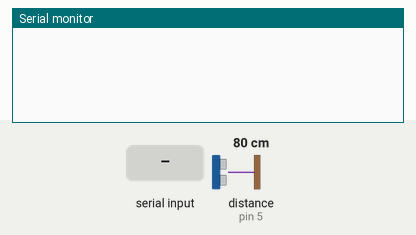
This sketch was run on a simulated Arduino Leonardo, built with avr-gcc and run on an emulated ATmega32U4. Parts: the last lines printed to the serial monitor. Wiring (inferred from the names in the program): ultrasonic range finder: trigger pin 3; echo pin 5. The test bench sets the inputs (shaded band); at power-on: distance to the obstacle (sensor on pin 5) 80 cm. The echo pulse lasts 58.3 µs per cm.

Above: at 1.2 s.
1.3 s: "1" received over the second serial link
At 2.7 s:
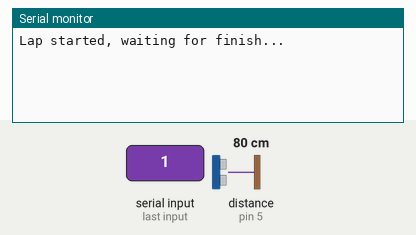
4.3 s: "H" received over the second serial link
At 5.4 s:
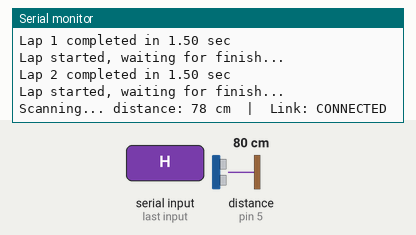
6.5 s: distance to the obstacle (sensor on pin 5) set to 2 cm
At 7.4 s:
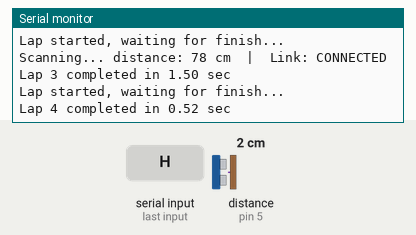
8.0 s: distance to the obstacle (sensor on pin 5) set to 4 cm
At 10.5 s:
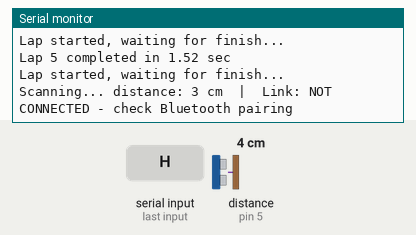
Timing chart, 0 to 12.0 s (numbered marks = the images above; inputs shaded):
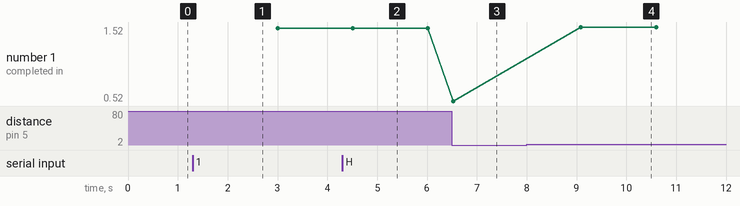

Measured:
- after the input at 1.3 s, the serial monitor: prints a new line after 0.21 s (image 1)
- after the input at 4.3 s, the serial monitor: prints a new line after 0.73 s (image 2)
- after the input at 6.5 s, the serial monitor: prints a new line at once (image 3)
- after the input at 8.0 s, the serial monitor: prints a new line after 2.1 s (image 4)
- plotted number 1: 1.5 → 0.52 after the input at 6.5 s

The sketch:

receiver_arduino.ino
```cpp
//pins get the wins
// RECEIVER (Bluetooth SLAVE) — same HC-05 wiring as the sender
// (VCC->5V, GND->GND, TX->Nano RX0/D0, RX->Nano TX1/D1 through a
// voltage divider). This HC-05 must be AT-command-configured as
// SLAVE and paired with the sender's HC-05 before this sketch runs.
const int trigPin = 3;
const int echoPin = 5;

// variables for duration and distance (I gues)
long duration;
int distanceCm;
// tetting the length like MITES values
const int tooClose = 30;
const int tooFar   = 240;

// lap timer state
bool personAtGate = false;  // stay false until the huzz approach the block
bool waitingForFinish = false; // true from the start signal until the object passes again
int lapNumber = 0;
unsigned long lapStartTime = 0;

// mirrors what digitalRead(signalPin) used to return, now driven by
// bytes arriving over Bluetooth instead of a wire on pin 10
bool signalState = LOW;

// debounce / refractory period so a second foot doesn't retrigger the lap
unsigned long lastTriggerTime = 0;
const unsigned long triggerCooldown = 1500; // ms — tune to your runners' stride time

// debounce for the incoming start signal, so one pulse doesn't get read as several starts
unsigned long lastStartSignalTime = 0;
const unsigned long startSignalCooldown = 1500;

// troubleshooting heartbeat: print a scan reading every 5 sec regardless of laps
unsigned long lastScanPrint = 0;
const unsigned long scanPrintInterval = 5000;

// link heartbeat: tracks whether we're still hearing 'H' bytes over Bluetooth
// (replaces watching the old wired heartbeat pin for state changes)
unsigned long lastHeartbeatChangeTime = 0;
const unsigned long heartbeatTimeout = 3000; // no 'H' in 3 sec = not connected

void setup() {
  pinMode(trigPin, OUTPUT); // Sets the trigPin as an Output
  pinMode(echoPin, INPUT);  // Sets the echoPin as an Input
  Serial1.begin(9600);      // HC-05 (Bluetooth slave), data mode baud
  Serial.begin(9600);       // Starts the serial communication (USB debug)
}

void loop() {
  // Clear the trigPin by setting it LOW:
  digitalWrite(trigPin, LOW);
  delayMicroseconds(2);

  // Trigger the sensor by setting the trigPin HIGH for 10 microseconds:
  digitalWrite(trigPin, HIGH);
  delayMicroseconds(10);
  digitalWrite(trigPin, LOW);

  // Read the echoPin, returns the sound wave travel time in microseconds:
  duration = pulseIn(echoPin, HIGH, 30000); // 30 ms timeout so a missed echo doesn't stall

  // Calculate the distance in centimeters:
  distanceCm = duration * 0.034 / 2;

  // read whatever bytes have come in over Bluetooth this loop
  while (Serial1.available()) {
    char c = Serial1.read();
    if (c == '1') {
      signalState = HIGH;
    } else if (c == '0') {
      signalState = LOW;
    } else if (c == 'H') {
      lastHeartbeatChangeTime = millis();
    }
  }

  // troubleshooting heartbeat: prove the sensor + loop are alive every 5 sec
  if (millis() - lastScanPrint >= scanPrintInterval) {
    lastScanPrint = millis();
    Serial.print("Scanning... distance: ");
    Serial.print(distanceCm);
    Serial.print(" cm  |  Link: ");
    if (millis() - lastHeartbeatChangeTime <= heartbeatTimeout) {
      Serial.println("CONNECTED");
    } else {
      Serial.println("NOT CONNECTED - check Bluetooth pairing");
    }
  }

  // check for the start signal coming in from the sender board
  if (signalState == HIGH) {
    unsigned long now = millis();
    if (now - lastStartSignalTime >= startSignalCooldown) {
      lastStartSignalTime = now;

      // if a lap was already running, this signal closes it out before starting the next one
      if (waitingForFinish) {
        unsigned long lapTime = now - lapStartTime;
        lapNumber++;
        Serial.print("Lap ");
        Serial.print(lapNumber);
        Serial.print(" completed in ");
        Serial.print(lapTime / 1000.0);
        Serial.println(" sec");
      }

      lapStartTime = now;
      waitingForFinish = true;
      Serial.println("Lap started, waiting for finish...");
    }
  }

  // lap timer: ignore anything too far / no echo entirely, don't count it
  if (distanceCm != 0 && distanceCm <= tooFar) {
    if (distanceCm < tooClose) {
      // person is at the gate right now
      if (!personAtGate) {
        unsigned long now = millis();

        // debounce: ignore this "arrival" if it's too soon after the last one
        // (this is almost certainly just the second foot of the same pass)
        if (now - lastTriggerTime >= triggerCooldown) {
          personAtGate = true; // edge trigger, only fires once per pass
          lastTriggerTime = now;

          // this is the finish pass: only counts if a lap is actually in progress
          if (waitingForFinish) {
            unsigned long lapTime = now - lapStartTime;
            lapNumber++;
            Serial.print("Lap ");
            Serial.print(lapNumber);
            Serial.print(" completed in ");
            Serial.print(lapTime / 1000.0);
            Serial.println(" sec");
            waitingForFinish = false;
          }
        }
        // else: too soon after last trigger — treat as the same pass, ignore
      }
    } else {
      // person stepped away from the gate, re-arm for the next pass
      personAtGate = false;
    }
  }

  delay(60); // HC-SR04 needs ~60ms between pings or echoes from the last
             // reading bleed into the next one and cause false triggers
}
```
